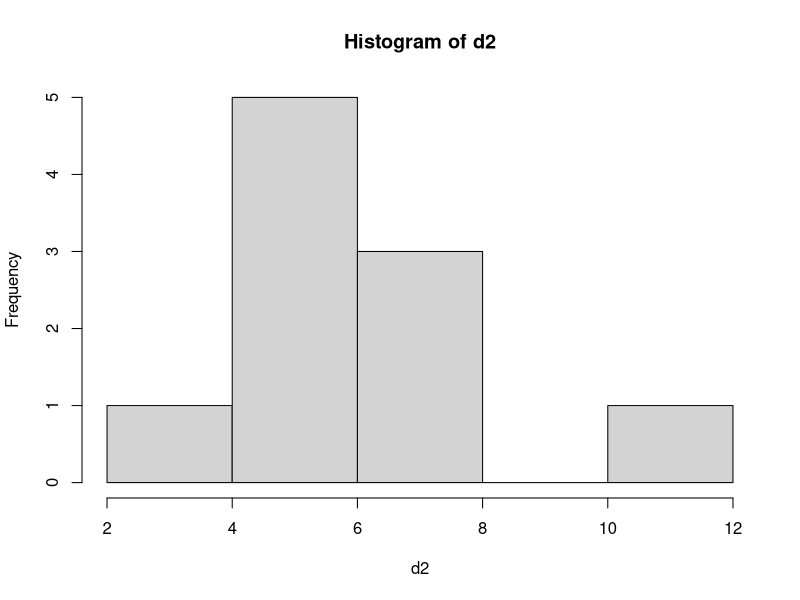
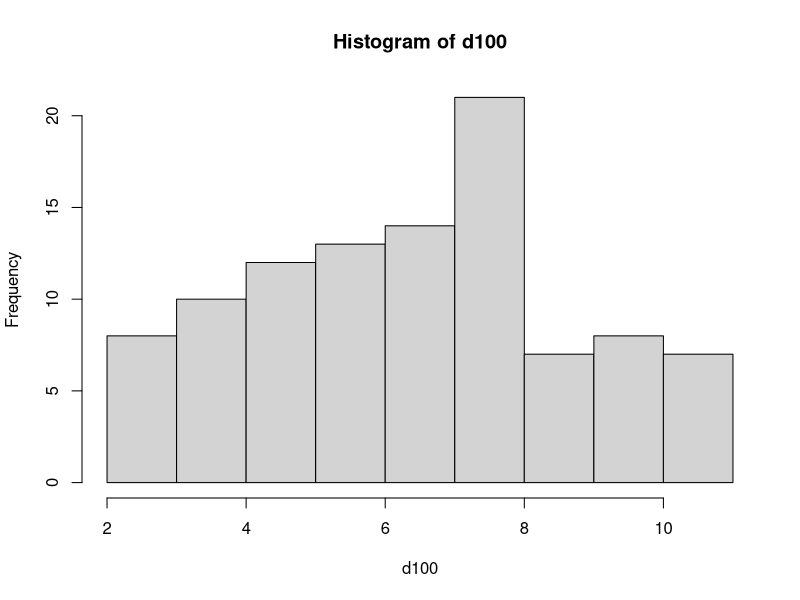
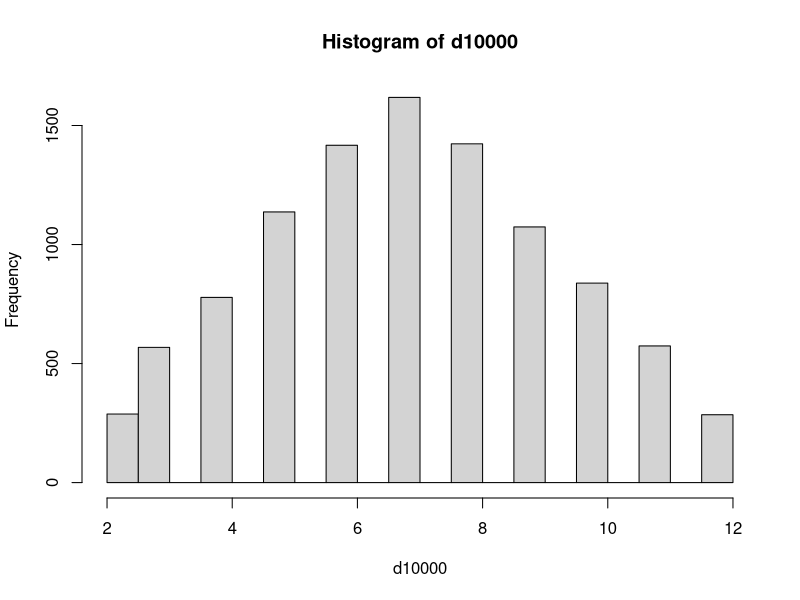

Here is the R script that generated these plots, in order:
#run 10 times
d2 <- sample(1:6, 10, replace = T) + sample(1:6, 10, replace = T)
hist(d2)

#run 100 times
d100 <- sample(1:6, 10^2, replace = T) + sample(1:6, 10^2, replace = T)
hist(d100)

#run 10000
d10000 <- sample(1:6, 10^4, replace = T) + sample(1:6, 10^4, replace = T)
hist(d10000)